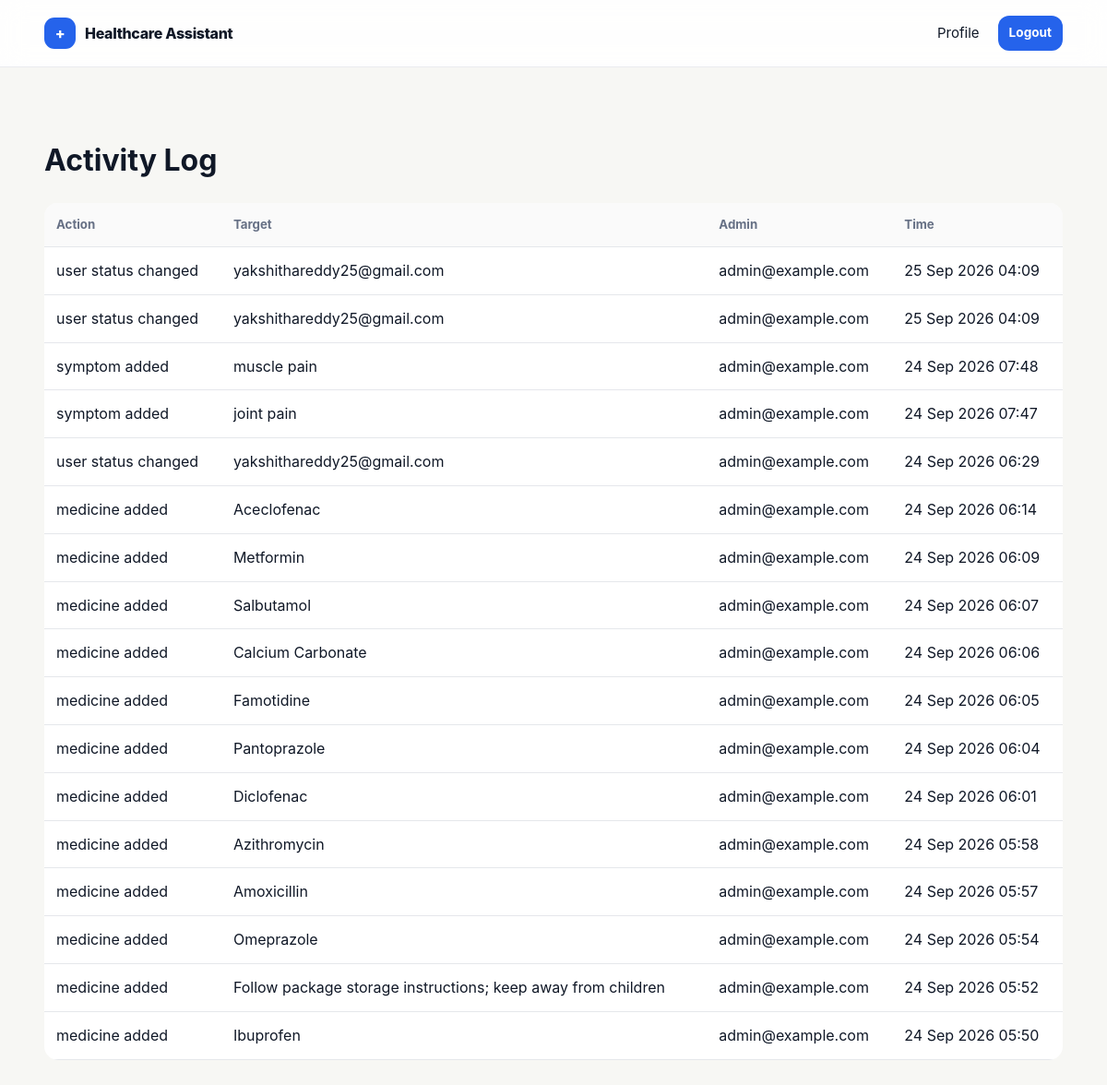
The page /admin/activity (signed in) on the database its author committed.
### app.py (models this page shows)
class ActivityLog(db.Model):
    id = db.Column(db.Integer, primary_key=True)
    admin_id = db.Column(db.Integer, db.ForeignKey("admin.id"))
    action = db.Column(db.String(160), nullable=False)
    target = db.Column(db.String(255), default="")
    timestamp = db.Column(db.DateTime, default=datetime.utcnow)
    admin = db.relationship("Admin")

class Admin(db.Model):
    id = db.Column(db.Integer, primary_key=True)
    name = db.Column(db.String(120), nullable=False, default="Administrator")
    email = db.Column(db.String(255), unique=True, nullable=False)
    password_hash = db.Column(db.String(255), nullable=False)
    is_active = db.Column(db.Boolean, default=True)
    created_at = db.Column(db.DateTime, default=datetime.utcnow)

### app.py (the view)
@app.route("/admin/activity")
@admin_required
def admin_activity(): return render_template("admin_activity.html",logs=ActivityLog.query.order_by(ActivityLog.timestamp.desc()).limit(200).all())

### app.py (called while the page is built)
def admin_required(fn):
    @wraps(fn)
    def wrapper(*a, **kw):
        aid = session.get("admin_id")
        if not aid:
            flash("Admin login required.", "info")
            return redirect(url_for("admin_login"))
        aobj = db.session.get(Admin, aid)
        if not aobj or not aobj.is_active:
            session.clear()
            return redirect(url_for("admin_login"))
        return fn(*a, **kw)
    return wrapper

@app.context_processor
def globals():
    return {"current_user": db.session.get(User, session.get("user_id")) if session.get("user_id") else None,
            "current_admin": db.session.get(Admin, session.get("admin_id")) if session.get("admin_id") else None}

### templates/admin_activity.html
{% extends "base.html" %}{% block title %}Activity Log{% endblock %}{% block content %}<main class="app-main"><div class="container"><h1>Activity Log</h1><div class="table-wrap" style="margin-top:20px"><table class="table"><tr><th>Action</th><th>Target</th><th>Admin</th><th>Time</th></tr>{% for l in logs %}<tr><td>{{l.action}}</td><td>{{l.target}}</td><td>{{l.admin.email if l.admin else '—'}}</td><td>{{l.timestamp.strftime('%d %b %Y %H:%M')}}</td></tr>{% endfor %}</table></div></div></main>{% endblock %}

### static/css/style.css (style rules this page uses)
:root { --navy:#101827;--blue:#2563eb;--blue2:#eaf2ff;--bg:#f7f7f4;--white:#fff;--line:#e5e7eb;--muted:#667085;--danger:#b42318;--success:#067647;--shadow:0 12px 35px rgba(16,24,39,.07);--radius:18px }
* { box-sizing:border-box }
html { scroll-behavior:smooth }
body { margin:0;font-family:Inter,ui-sans-serif,system-ui,-apple-system,Segoe UI,sans-serif;color:var(--navy);background:var(--bg);line-height:1.55 }
.container { width:min(1120px,92%);margin:auto }
.app-main { padding:55px 0 90px }
.table-wrap { overflow:auto }
.table { width:100%;border-collapse:collapse;background:#fff;border-radius:15px;overflow:hidden }
.table th,.table td { text-align:left;padding:13px;border-bottom:1px solid var(--line);vertical-align:top }
.table th { font-size:.83rem;color:var(--muted);background:#fafafa }

### rows shown on the page
ActivityLog: action "user status changed", target "yakshithareddy25@gmail.com", admin "admin@example.com", timestamp "25 Sep 2026 04:09"
ActivityLog: action "user status changed", target "yakshithareddy25@gmail.com", admin "admin@example.com", timestamp "25 Sep 2026 04:09"
ActivityLog: action "symptom added", target "muscle pain", admin "admin@example.com", timestamp "24 Sep 2026 07:48"
ActivityLog: action "symptom added", target "joint pain", admin "admin@example.com", timestamp "24 Sep 2026 07:47"
ActivityLog: action "user status changed", target "yakshithareddy25@gmail.com", admin "admin@example.com", timestamp "24 Sep 2026 06:29"
ActivityLog: action "medicine added", target "Aceclofenac", admin "admin@example.com", timestamp "24 Sep 2026 06:14"
ActivityLog: action "medicine added", target "Metformin", admin "admin@example.com", timestamp "24 Sep 2026 06:09"
ActivityLog: action "medicine added", target "Salbutamol", admin "admin@example.com", timestamp "24 Sep 2026 06:07"
ActivityLog: action "medicine added", target "Calcium Carbonate", admin "admin@example.com", timestamp "24 Sep 2026 06:06"
ActivityLog: action "medicine added", target "Famotidine", admin "admin@example.com", timestamp "24 Sep 2026 06:05"
ActivityLog: action "medicine added", target "Pantoprazole", admin "admin@example.com", timestamp "24 Sep 2026 06:04"
ActivityLog: action "medicine added", target "Diclofenac", admin "admin@example.com", timestamp "24 Sep 2026 06:01"
ActivityLog: action "medicine added", target "Azithromycin", admin "admin@example.com", timestamp "24 Sep 2026 05:58"
ActivityLog: action "medicine added", target "Amoxicillin", admin "admin@example.com", timestamp "24 Sep 2026 05:57"
ActivityLog: action "medicine added", target "Omeprazole", admin "admin@example.com", timestamp "24 Sep 2026 05:54"
ActivityLog: action "medicine added", target "Follow package storage instructions; keep away from children", admin "admin@example.com", timestamp "24 Sep 2026 05:52"
ActivityLog: action "medicine added", target "Ibuprofen", admin "admin@example.com", timestamp "24 Sep 2026 05:50"
